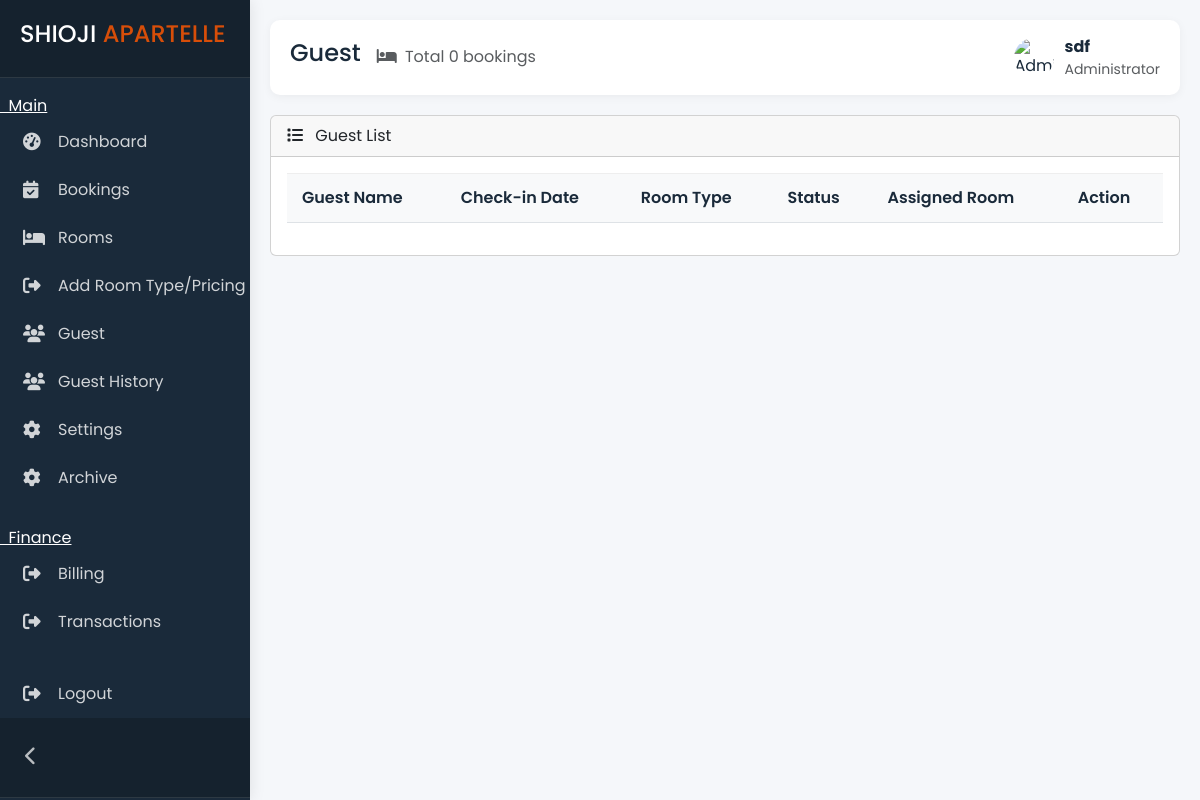
The page /admin/create_account_guest.php (signed in) on the database as committed earlier.
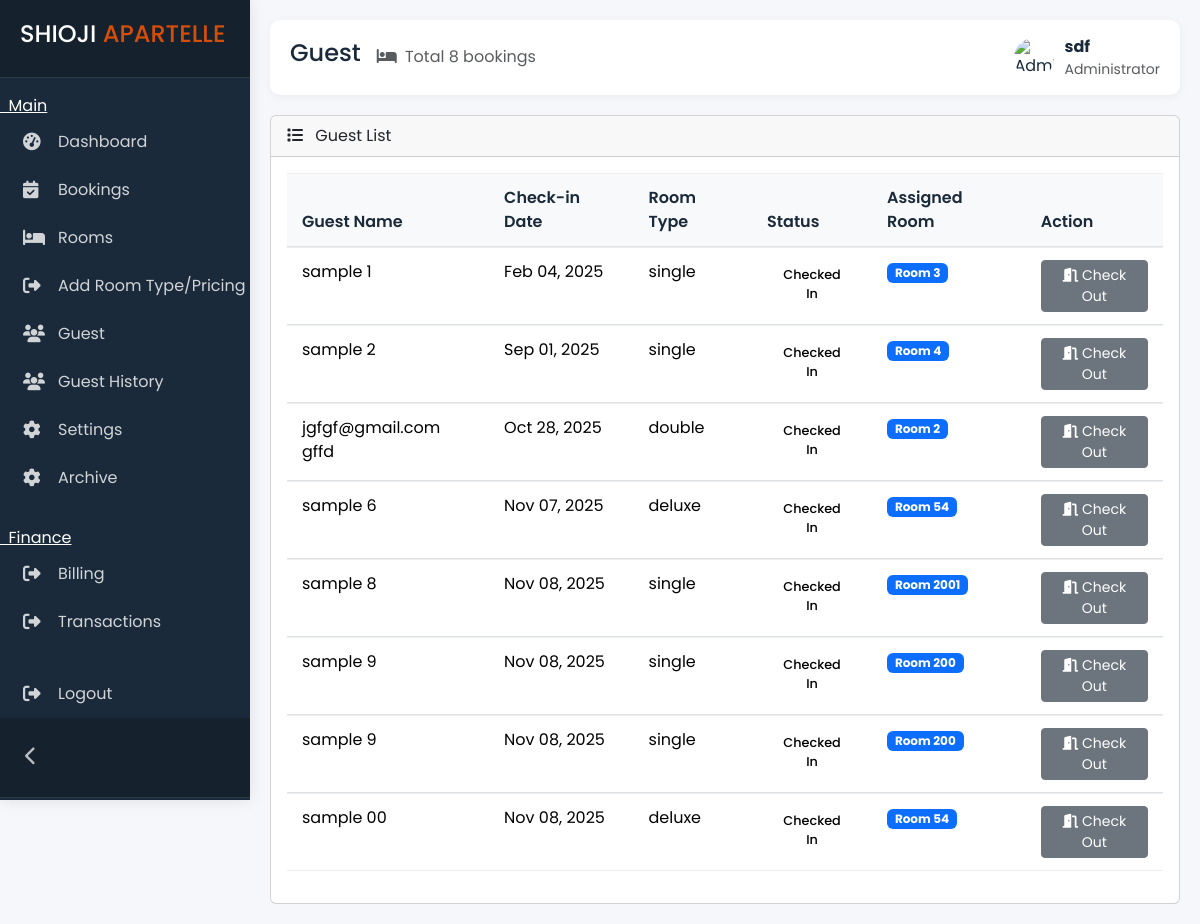
The same page on the database as committed later.
### tables this page shows
CREATE TABLE `rooms` (
  `room_id` int(11) NOT NULL,
  `guest_id` int(11) DEFAULT NULL,
  `room_type_id` int(10) NOT NULL,
  `status` enum('available','occupied') NOT NULL,
  `archive` enum('yes','no') NOT NULL DEFAULT 'no'
);

CREATE TABLE `guests` (
  `guest_id` int(11) NOT NULL,
  `room_id` int(11) DEFAULT NULL,
  `first_name` varchar(200) NOT NULL,
  `last_name` varchar(200) NOT NULL,
  `email` varchar(200) NOT NULL,
  `phone` varchar(200) NOT NULL,
  `checkin_date` date DEFAULT NULL,
  `checkout_date` date DEFAULT NULL,
  `no_of_guest` tinyint(1) NOT NULL,
  `status` varchar(200) DEFAULT NULL,
  `password` varchar(250) DEFAULT NULL
);

CREATE TABLE `room_types` (
  `room_type_id` int(11) NOT NULL,
  `type` varchar(200) NOT NULL,
  `price` double(10,2) NOT NULL DEFAULT 0.00,
  `created_at` timestamp NOT NULL DEFAULT current_timestamp(),
  `archive` enum('yes','no') NOT NULL DEFAULT 'no'
);

### admin/create_account_guest.php (the view, shortened to what the changed rows need)
<?php
include '../connect.php';
$sql = "
    SELECT g.*, r.room_type_id, rt.type, rt.price
    FROM guests g
    LEFT JOIN rooms r ON g.room_id = r.room_id
    LEFT JOIN room_types rt ON r.room_type_id = rt.room_type_id
    WHERE g.status = 'checked_in'
";
$result = $conn->query($sql);
?>
<!DOCTYPE html>
<html lang="en">
<?php include 'head.php'; ?>
<body>
    <div class="main-content" id="mainContent">
        <div class="topbar">
            <div class="topbar-left">
                <div class="d-flex align-items-center">
                    <div class="ms-3 text-muted d-none d-md-block">
                        <i class="fas fa-bed me-1"></i>
                        <span>Total <?php echo $result->num_rows; ?> bookings</span>
                    </div>
                </div>
            </div>
        </div>
        <div class="card">
            <div class="card-body">
                <div class="table-responsive">
                    <table id="bookingsTable" class="table table-hover">
                        <thead>
                            <tr>
                                <th>Guest Name</th>
                                <th>Check-in Date</th>
                                <th>Room Type</th>
                                <th>Status</th>
                                <th>Assigned Room</th>
                                <th>Action</th>
                            </tr>
                        </thead>
                        <tbody>
                            <?php if ($result && $result->num_rows > 0): ?>
                                <?php while ($row = $result->fetch_assoc()): ?>
                                    <tr>
                                        <td><?php echo htmlspecialchars($row['first_name'] . ' ' . $row['last_name']); ?></td>
                                        <td><?php echo date('M d, Y', strtotime($row['checkin_date'])); ?></td>
                                        <td><?php echo htmlspecialchars($row['type']); ?></td>
                                        <td>
                                            <span class="status-badge status-<?php echo $row['status']; ?>">
                                                <?php
                                                $status = $row['status'];
                                                echo match ($status) {
                                                    'confirmed'   => 'Confirmed',
                                                    'checked_in'  => 'Checked In',
                                                    'checked_out' => 'Checked Out',
                                                    'cancelled'   => 'Cancelled',
                                                    default       => ucfirst($status),
                                                };
                                                ?>
                                            </span>
                                        </td>
                                        <td>
                                            <?php if (!empty($row['room_id'])): ?>
                                                <span class="badge bg-primary">Room <?php echo htmlspecialchars($row['room_id']); ?></span>
                                            <?php else: ?>
                                                <span class="text-muted">Not assigned</span>
                                            <?php endif; ?>
                                        </td>
                                        <td>
                                            <?php if (empty($row['room_id'])): ?>
                                                <button
                                                    class="btn btn-primary btn-sm assign-btn"
                                                    data-book-id="<?php echo $row['guest_id']; ?>"
                                                    data-guest-name="<?php echo htmlspecialchars($row['first_name'] . ' ' . $row['last_name']); ?>"
                                                    data-bs-toggle="modal"
                                                    data-bs-target="#assignModal">
                                                    Assign Room
                                                </button>
                                            <?php else: ?>
                                                <form action="" method="POST" onsubmit="return confirm('Are you sure you want to check out this guest?');">
                                                    <button type="submit" name="check_out" class="btn btn-secondary btn-sm">
                                                        <i class="fas fa-door-open"></i> Check Out
                                                    </button>
                                                </form>
                                            <?php endif; ?>
                                        </td>
                                    </tr>
                                <?php endwhile; ?>
                            <?php else: ?>
                                <!-- <tr>
                                    <td colspan="7" class="text-center py-4">No bookings found</td>
                                </tr> -->
                            <?php endif; ?>
                        </tbody>
                    </table>
                </div>
            </div>
        </div>
    </div>
</body>
</html>

Rows that differ between the two databases and show on the page:
added rooms: guest.last_name "sample 1", guest.checkin_date "Feb 04, 2025", room_type.type "single", guest.status "Checked In", guest.room_id "3"
added rooms: guest.last_name "sample 2", guest.checkin_date "Sep 01, 2025", room_type.type "single", guest.status "Checked In", guest.room_id "4"
added rooms: guest.last_name "jgfgf@gmail.com gffd", guest.checkin_date "Oct 28, 2025", room_type.type "double", guest.status "Checked In", guest.room_id "2"
added rooms: guests.first_name+last_name "sample 6", guests.checkin_date "Nov 07, 2025", room_type.type "deluxe", guests.status "Checked In", guests.room_id "54", guest.last_name "sample 00", guest.checkin_date "Nov 08, 2025", guest.status "Checked In", guest.room_id "54"
added rooms: guest.last_name "sample 8", guest.checkin_date "Nov 08, 2025", room_type.type "single", guest.status "Checked In", guest.room_id "2001"
now on this page (row edited): rooms: guests.first_name+last_name "sample 9", guests.checkin_date "Nov 08, 2025", room_type.type "single", guests.status "Checked In", guests.room_id "200", guest.last_name "sample 9", guest.checkin_date "Nov 08, 2025", guest.status "Checked In", guest.room_id "200"
Other text that changed with them:
$result->num_rows: "0" → "8"
